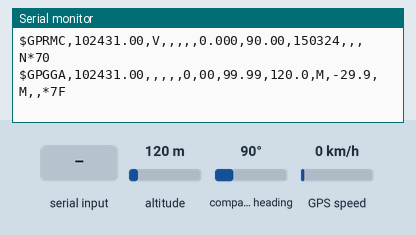
This sketch was run on a simulated Arduino Uno, built with avr-gcc and run on an emulated ATmega328P. On the bench: the last lines printed to the serial monitor. The inputs (shaded band) are chosen by the test bench; at power-on: altitude 120 m, compass heading 90°, GPS speed 0 km/h. The GPS gets a fix after 3 s at 37.7749, -122.4194 with 8 satellites.

Above: at 1.2 s.
1.3 s: altitude set to 20 m
At 2.8 s:
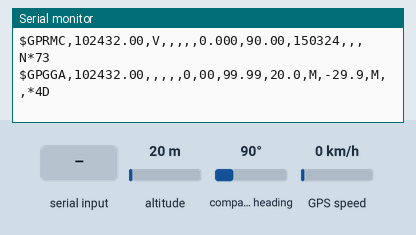
4.5 s: "1" received over the second serial link
At 4.9 s:
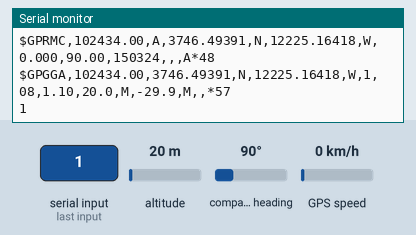
7.5 s: compass heading set to 269°
At 8.9 s:
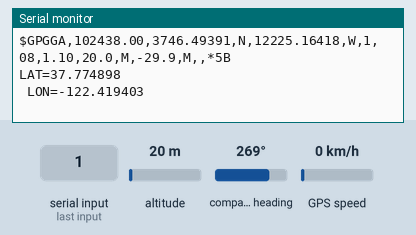
10.5 s: GPS speed set to 2 km/h
At 11.8 s:
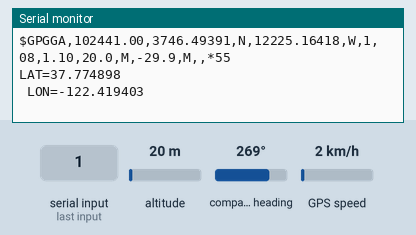
12.0 s: compass heading set to 7°
At 12.7 s:
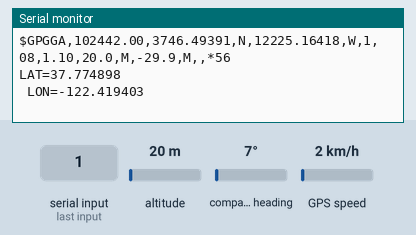
16.1 s: altitude set to 980 m
At 16.9 s:
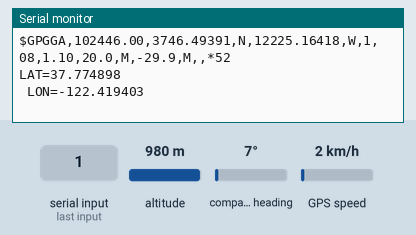
Timing chart, 0 to 19.1 s (numbered marks = the images above; inputs shaded):
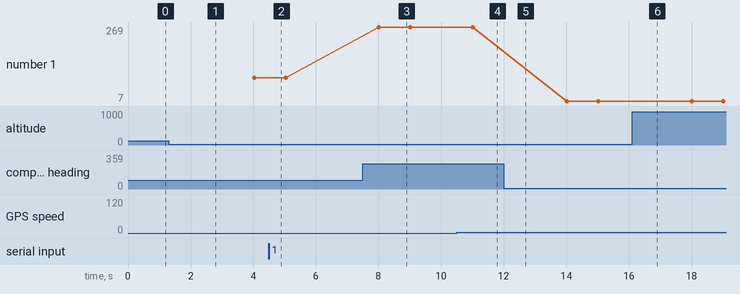

The sketch:

gpstest1.ino
```cpp
#include <SoftwareSerial.h>

#include <TinyGPS.h>

TinyGPS gps;
SoftwareSerial ss(4, 3);

void setup()
{
  Serial.begin(9600);
  ss.begin(9600);
  Serial.print("Simple TinyGPS library v. "); Serial.println(TinyGPS::library_version());
  Serial.println("by Mikal Hart");
  Serial.println();
}

void loop()
{
  bool newData = false;
  unsigned long chars;
  unsigned short sentences, failed;

  // For one second we parse GPS data and report some key values
  for (unsigned long start = millis(); millis() - start < 1000;)
  {
    while (ss.available())
    {
      char c = ss.read();
      Serial.write(c); // uncomment this line if you want to see the GPS data flowing
      if (gps.encode(c)) // Did a new valid sentence come in?
        newData = true;
    }
  }

  if (newData)
  {
    float flat, flon;
    unsigned long age;
    gps.f_get_position(&flat, &flon, &age);
    Serial.print("LAT=");
    Serial.println(flat,6);
    Serial.print(" LON=");
    Serial.println(flon,6);
  }

  gps.stats(&chars, &sentences, &failed);

  if (chars == 0)
    Serial.println("** No characters received from GPS: check wiring **");
}
```

Measured:
- after the input at 1.3 s, the serial monitor: prints a new line after 0.76 s (image 1)
- after the input at 4.5 s, the serial monitor: prints a new line at once (image 2)
- after the input at 7.5 s, the serial monitor: prints a new line after 0.51 s (image 3)
- after the input at 10.5 s, the serial monitor: prints a new line after 0.51 s (image 4)
- after the input at 12.0 s, the serial monitor: prints a new line at once (image 5)
- plotted number 1: 90 → 269 after the input at 7.5 s
